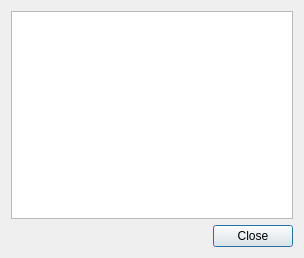
<?xml version="1.0" encoding="UTF-8"?>
<ui version="4.0">
 <class>PropertiesDialog</class>
 <widget class="QDialog" name="PropertiesDialog">
  <property name="geometry">
   <rect>
    <x>0</x>
    <y>0</y>
    <width>304</width>
    <height>258</height>
   </rect>
  </property>
  <property name="windowTitle">
   <string>Properties</string>
  </property>
  <layout class="QVBoxLayout" name="verticalLayout">
   <item>
    <widget class="Tiled::Internal::PropertiesView" name="propertiesView">
     <property name="editTriggers">
      <set>QAbstractItemView::AnyKeyPressed|QAbstractItemView::DoubleClicked|QAbstractItemView::EditKeyPressed</set>
     </property>
     <property name="selectionMode">
      <enum>QAbstractItemView::ExtendedSelection</enum>
     </property>
     <property name="rootIsDecorated">
      <bool>false</bool>
     </property>
     <property name="uniformRowHeights">
      <bool>true</bool>
     </property>
     <property name="itemsExpandable">
      <bool>false</bool>
     </property>
     <property name="expandsOnDoubleClick">
      <bool>false</bool>
     </property>
    </widget>
   </item>
   <item>
    <widget class="QDialogButtonBox" name="buttonBox">
     <property name="orientation">
      <enum>Qt::Horizontal</enum>
     </property>
     <property name="standardButtons">
      <set>QDialogButtonBox::Close</set>
     </property>
    </widget>
   </item>
  </layout>
 </widget>
 <customwidgets>
  <customwidget>
   <class>Tiled::Internal::PropertiesView</class>
   <extends>QTreeView</extends>
   <header>propertiesview.h</header>
  </customwidget>
 </customwidgets>
 <resources/>
 <connections>
  <connection>
   <sender>buttonBox</sender>
   <signal>accepted()</signal>
   <receiver>PropertiesDialog</receiver>
   <slot>accept()</slot>
   <hints>
    <hint type="sourcelabel">
     <x>248</x>
     <y>254</y>
    </hint>
    <hint type="destinationlabel">
     <x>157</x>
     <y>274</y>
    </hint>
   </hints>
  </connection>
  <connection>
   <sender>buttonBox</sender>
   <signal>rejected()</signal>
   <receiver>PropertiesDialog</receiver>
   <slot>reject()</slot>
   <hints>
    <hint type="sourcelabel">
     <x>316</x>
     <y>260</y>
    </hint>
    <hint type="destinationlabel">
     <x>286</x>
     <y>274</y>
    </hint>
   </hints>
  </connection>
 </connections>
</ui>
